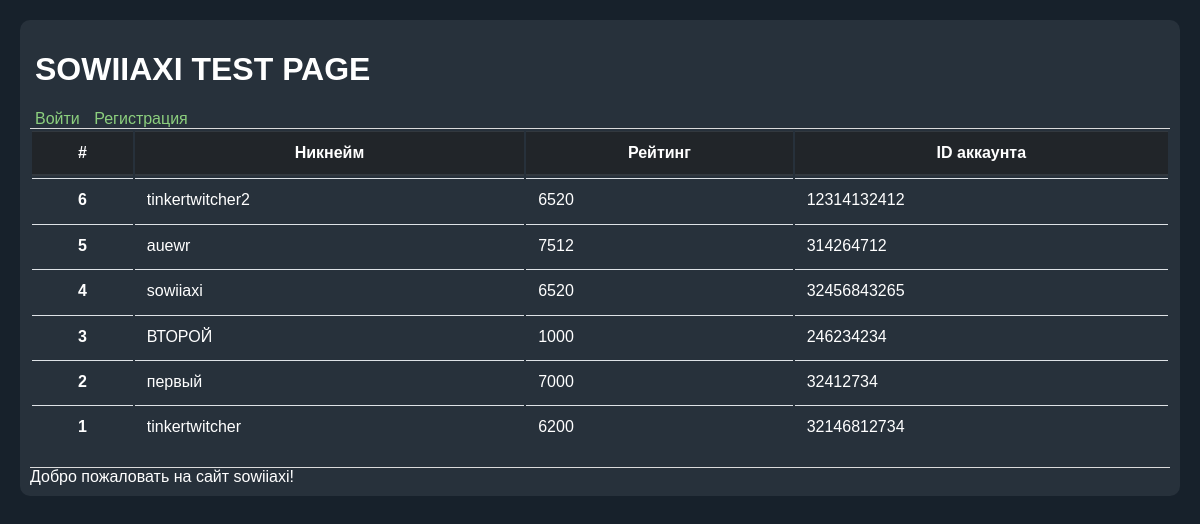
The page /cup on the database as committed earlier.
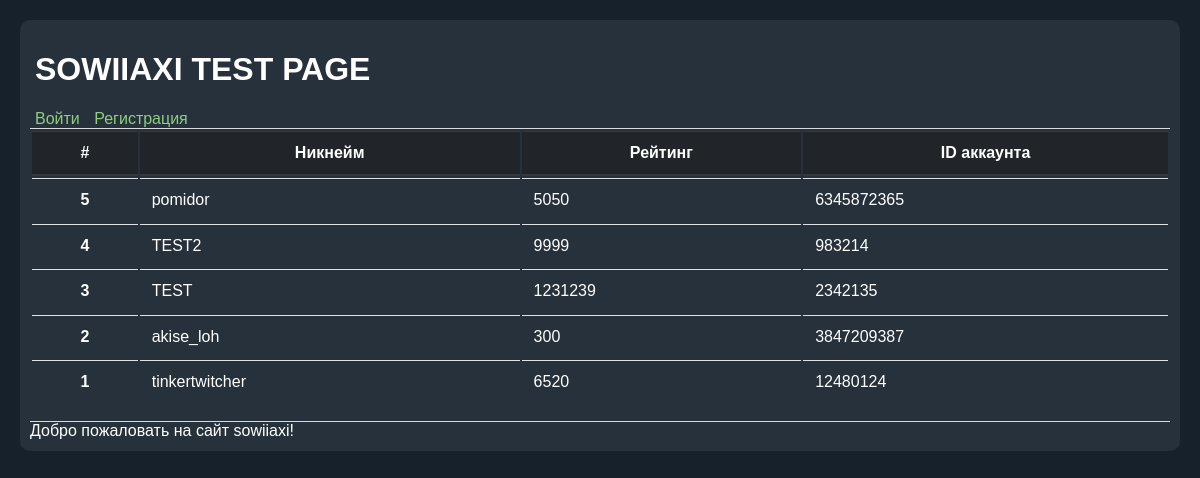
The same page on the database as committed later.
### app.py (models this page shows, shortened)
class Player(db.Model):
	__tablename__ = 'players'
	id = db.Column(db.Integer(), primary_key=True)
	nickname = db.Column(db.String(30), nullable=True)
	mmr = db.Column(db.String(20), nullable=True)
	dotaid = db.Column(db.String(20), nullable=True)
	created_on = db.Column(db.DateTime(), default=datetime.utcnow)

### app.py (the view)
@app.route('/cup')
def cup():
	players = Player.query.order_by(desc(Player.created_on)).all()
	return render_template('cup.html', players=players)

### templates/cup.html
{% extends 'base.html' %}
{% block content %}
		<table class="table">
	  <thead class="thead-dark">
	    <tr>
	      <th scope="col">#</th>
	      <th scope="col">Никнейм</th>
	      <th scope="col">Рейтинг</th>
	      <th scope="col">ID аккаунта</th>
	    </tr>
	  </thead>
	  <tbody>
	  	{% for player in players %}
		    <tr>
		      <th scope="row">{{ player.id }}</th>
		      <td>{{ player.nickname }}</td>
		      <td>{{ player.mmr }}</td>
		      <td>{{ player.dotaid }}</td>
		    </tr>
	    {% endfor %}
	  </tbody>
	</table>
{% endblock %}

### templates/base.html (shortened to what this page needs)
<!DOCTYPE html>
<html lang="en">
<head>
	<link rel="stylesheet" href="{{ url_for('static', filename='css/style.css') }}">
</head>
<body>
	<div class="wrapper">
		<div class="header">
			<h1><a href="/" style='color: white; text-decoration: none;'>SOWIIAXI TEST PAGE</a></h1>
			{% if not current_user.is_authenticated %}
				<a href="/login">Войти</a>
				<a href="/reg">Регистрация</a>
			{% else %}
				<a href="/new">Запись на турнир</a>
			{% endif %}
		</div>
		<div class="content">
			{% block content %}
			{% endblock %}
		</div>
		<div class="footer">
			Добро пожаловать на сайт sowiiaxi!
		</div>
	</div>
</body>
</html>

### static/css/style.css (style rules this page uses)
html { line-height: 1.15; -webkit-text-size-adjust: 100%; }
body { margin: 0; }
h1 { font-size: 2em; margin: 0.67em 0; }
a { background-color: transparent; }
html { font-family: sans-serif; font-size: 12pt; background: #17212b; color: white; padding: 5px; margin: 5px; }
a { color: #8ccf7e; margin: 5px; text-decoration: none; }
.table { width: 100%; max-width: 100%; margin-bottom: 1rem; background-color: transparent }
.table td,.table th { padding: .75rem; vertical-align: top; border-top: 1px solid #dee2e6 }
.table thead th { vertical-align: bottom; border-bottom: 2px solid #dee2e6 }
.table .thead-dark th { color: #fff; background-color: #212529; border-color: #32383e }
.wrapper { background: #27313b; border-radius: 10px; padding: 10px; margin: 10px; }
.content { border-top: 1px solid #dadada; border-bottom: 1px solid #dadada; }

Rows that differ between the two databases and show on the page:
removed Player: id "6", nickname "tinkertwitcher2", mmr "6520", dotaid "12314132412"
changed Player id 5: nickname "auewr" → "pomidor"; mmr "7512" → "5050"; dotaid "314264712" → "6345872365"
changed Player id 4: nickname "sowiiaxi" → "TEST2"; mmr "6520" → "9999"; dotaid "32456843265" → "983214"
changed Player id 3: nickname "ВТОРОЙ" → "TEST"; mmr "1000" → "1231239"; dotaid "246234234" → "2342135"
changed Player id 2: nickname "первый" → "akise_loh"; mmr "7000" → "300"; dotaid "32412734" → "3847209387"
changed Player "tinkertwitcher": mmr "6200" → "6520"; dotaid "32146812734" → "12480124"
